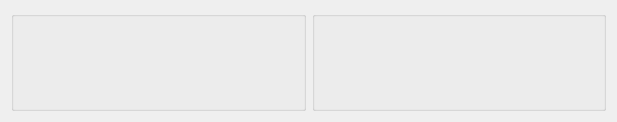
<?xml version="1.0" encoding="UTF-8"?>
<ui version="4.0">
 <comment>This file is part of the xTuple ERP: PostBooks Edition, a free and
open source Enterprise Resource Planning software suite,
Copyright (c) 1999-2019 by OpenMFG LLC, d/b/a xTuple.
It is licensed to you under the Common Public Attribution License
version 1.0, the full text of which (including xTuple-specific Exhibits)
is available at www.xtuple.com/CPAL.  By using this software, you agree
to be bound by its terms.</comment>
 <class>dspTimePhasedUsageStatisticsByItem</class>
 <widget class="QWidget" name="dspTimePhasedUsageStatisticsByItem">
  <property name="geometry">
   <rect>
    <x>0</x>
    <y>0</y>
    <width>617</width>
    <height>122</height>
   </rect>
  </property>
  <property name="windowTitle">
   <string>Time-Phased Item Usage Statistics by Item</string>
  </property>
  <layout class="QGridLayout" name="gridLayout_2">
   <item row="0" column="0">
    <widget class="QGroupBox" name="_itemGroup">
     <property name="title">
      <string/>
     </property>
     <layout class="QGridLayout" name="gridLayout">
      <item row="0" column="0">
       <widget class="ItemCluster" name="_item">
        <property name="focusPolicy">
         <enum>Qt::StrongFocus</enum>
        </property>
       </widget>
      </item>
     </layout>
    </widget>
   </item>
   <item row="0" column="1">
    <widget class="WarehouseGroup" name="_warehouse">
     <property name="focusPolicy">
      <enum>Qt::StrongFocus</enum>
     </property>
     <property name="title">
      <string/>
     </property>
     <property name="fixedSize">
      <bool>false</bool>
     </property>
    </widget>
   </item>
  </layout>
 </widget>
 <layoutdefault spacing="6" margin="11"/>
 <customwidgets>
  <customwidget>
   <class>ItemCluster</class>
   <extends>QWidget</extends>
   <header>itemcluster.h</header>
   <container>1</container>
  </customwidget>
  <customwidget>
   <class>WarehouseGroup</class>
   <extends>QGroupBox</extends>
   <header>warehousegroup.h</header>
   <container>1</container>
  </customwidget>
 </customwidgets>
 <tabstops>
  <tabstop>_item</tabstop>
  <tabstop>_warehouse</tabstop>
 </tabstops>
 <resources/>
 <connections>
  <connection>
   <sender>_item</sender>
   <signal>newId(int)</signal>
   <receiver>_warehouse</receiver>
   <slot>findItemSites(int)</slot>
   <hints>
    <hint type="sourcelabel">
     <x>20</x>
     <y>20</y>
    </hint>
    <hint type="destinationlabel">
     <x>20</x>
     <y>20</y>
    </hint>
   </hints>
  </connection>
 </connections>
</ui>
